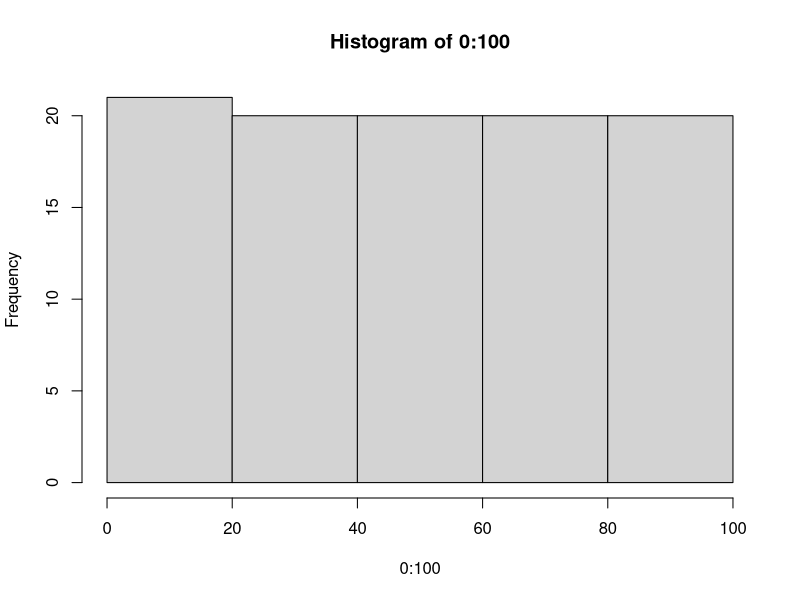

Recreate this plot in R.
# Exercise: Create your very own DIY series!
#           For each function below, write your own version of it!
#           It doesn't have to match the original function perfectly 
#           But you know... it should still do the job... don't write a useless function...
#           For any function you are unfamiliar with, use the ? to access the help console! (e.g., ?length)

# Rules: You can only use functions that are within the "Allowable Functions List.pdf". Actually...no...
#        Use ONLY THE FUNCTIONS BEFORE "Other Useful Primitives" (or until "Programmers' Workhorses")!!! 
#        We are creating a DIY series of many of the useful (but strictly non-essential) functions on this list!
#        So of course, you are not allowed to use them when creating your own version!


# 1) length()


# 2) mean()


# 3) rowMeans(); you can ignore dims argument


# 4) min()


# 5) unique()


# 6) which()


# 7) seq(); you can ignore the length.out and along.with arguments


# 8) na.omit()




# Bonus Challenge! - Merging Categorical Variables

## This is a common cleaning problem when dealing with categorical variables. 
## Consider the data set, gender_df. It contains the self-reported gender status of 6 participants.
## However, the gender status is split across 3 columns, "male", "female", and "other".
## 1 means that "Yes", 0 means "No", and NA means missing data.
## To perform analysis, we typically need gender to be a single column.
## Write a function to solve this problem (remember your function should be generalizable to other similar problems).

gender_df <- data.frame(
  sn = 1:6,
  male = c(1,0,0,0,0,NA),
  female = c(0,1,1,0,0,NA),
  other = c(0,0,0,1,1,NA)
)


# Bonus Challenge! - List of Drug Use

## This is an actual problem I encountered here in TSRD and I found the solution useful across a range of problems.
## Here is a drug use data set containing 6 participants.
## 1 means that the drug was used, 0 means that the drug was not used, and NA means missing data
## The problem is to compute a list of drug use for each participant (e.g., sn #2 used "ice, heroin, caannabis"). 
## Note that the end goal is to compute a frequency count for each drug use combination (you don't have to do this for the question)
## So make sure the list is standardized to have the same order for similar combinations
## e.g., participant X used "ice, cannabis" and participant Y used "cannabis, ice" is not good.
## Write a function to solve this problem.
## See that the function can be extended to solve other problems of similar structure (e.g., list of interventions, list of institutions...)

## Hint: you might find the paste function useful here

drug_df <- data.frame(
  sn=1:6,
  ice = c(1,1,0,0,1,NA),
  heroin = c(0,1,1,0,0,NA),
  cannabis = c(0,1,0,1,1,NA),
  ecstacy = c(0,0,0,0,1,NA)
)


# Bonus Challenge! - Frequency Bins!

## Have you ever wondered how the bins in histograms are computed? No? Oh well.. 
## A histogram takes in a list of numbers (you can try it with the hist() function)
## and partitions those numbers into several bins.
## It then counts the number of values in each bin and displays that in the form of a chart!
## For example, try hist(0:100, breaks = 5) 
## The function tries to ensure that the bins are equal (although this cannot always be ensured)
## In this case, the function partitioned 0 to 100 into 5 bins, each of width 20 (with the first bin having a width of 21)
## For each bin, the graph shows the frequency counts within the bin's width/range.
## In this case, there's 20 counts in the last 4 bins and 21 counts in the first bin.

## Let's write a function to do something similar!
## However, we only want the frequency table that reports the frequency counts within each bin range (no need to plot it out; we haven't learnt that...)
## Again, the function does not have to perfectly match the computations behind the hist() function (as long as you can partition and count, that's good enough!)
## For decent utility, however, we want at least 2 additional arguments
## 1) bins - the user should be able to specify the number of bins 
## 2) bin width - the user should be able to specify the size of the bins
## Note that specifying either one of these arguments is sufficient to generate the frequency table
## However, we never know when the user would find it more useful to specify the number of bins or the size of the bin width.

hist(0:100, breaks = 5) 